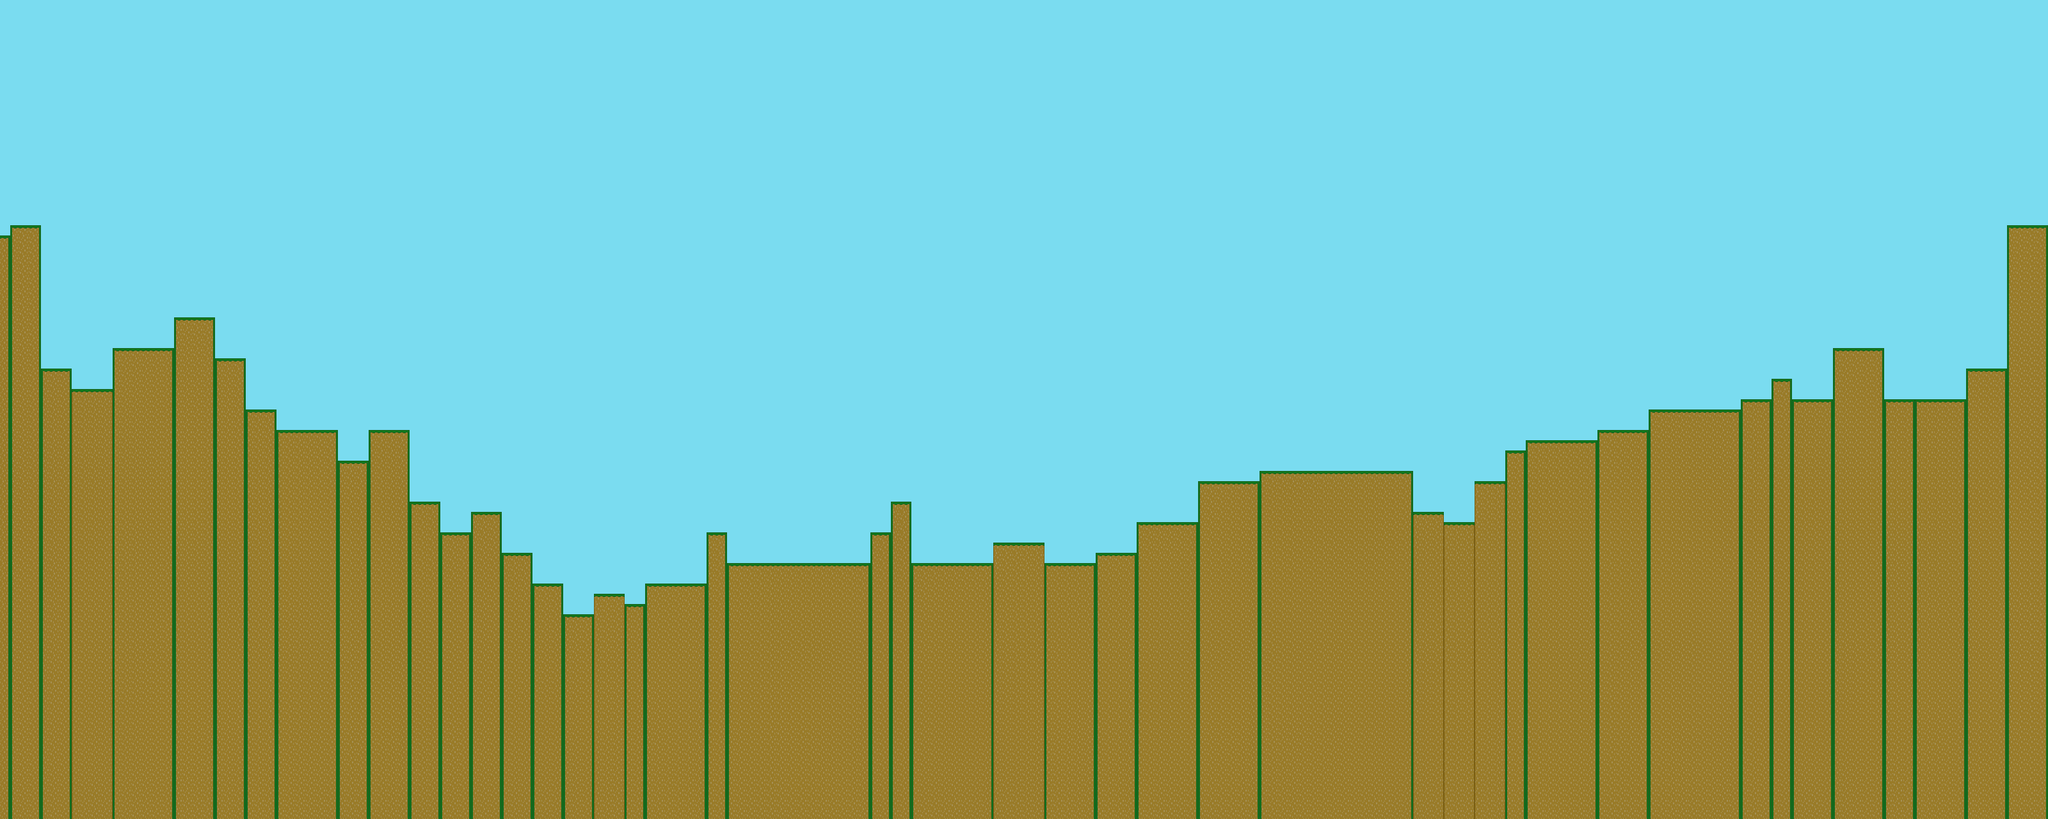

A level layout from a 2D game, rendered from its tile map. Below: a short description, then the map file with tile-grid data replaced by summaries:
An orthogonal 200x80 tile map with 16x16 px tiles, 1 tile layer (tile_2) and 4 objects (2x chili_spawner, player_spawn, exit_door).

<map version="1.0" orientation="orthogonal" renderorder="right-down" width="200" height="80" tilewidth="16" tileheight="16" nextobjectid="8">
 <tileset firstgid="1" name="Outdoor_Tileset" tilewidth="16" tileheight="16" tilecount="16" columns="4">
  <image source="../assets/Outdoor_Tileset.png" width="64" height="64" />
  <terraintypes>
   <terrain name="Solid Ground" tile="-1" />
   <terrain name="Passable Ground" tile="-1" />
   <terrain name="Air" tile="-1" />
  </terraintypes>
  <tile id="0" terrain="2,2,2,1">
   <properties>
    <property name="collidable" type="bool" value="true" />
    <property name="one_way_platform" type="bool" value="true" />
   </properties>
  </tile>
  <tile id="1" terrain="2,2,1,1">
   <properties>
    <property name="collidable" type="bool" value="true" />
    <property name="one_way_platform" type="bool" value="true" />
   </properties>
  </tile>
  <tile id="2" terrain="2,2,1,2">
   <properties>
    <property name="collidable" type="bool" value="true" />
    <property name="one_way_platform" type="bool" value="true" />
   </properties>
  </tile>
  <tile id="3" terrain="2,2,2,2" />
  <tile id="4" terrain="2,1,2,1">
   <properties>
    <property name="collidable" type="bool" value="true" />
   </properties>
  </tile>
  <tile id="5" terrain="1,1,1,1">
   <properties>
    <property name="collidable" type="bool" value="true" />
   </properties>
  </tile>
  <tile id="6" terrain="1,2,1,2">
   <properties>
    <property name="collidable" type="bool" value="true" />
   </properties>
  </tile>
  <tile id="8" terrain="2,2,2,0">
   <properties>
    <property name="collidable" type="bool" value="true" />
    <property name="solid" type="bool" value="true" />
   </properties>
  </tile>
  <tile id="9" terrain="2,2,0,0">
   <properties>
    <property name="collidable" type="bool" value="true" />
    <property name="solid" type="bool" value="true" />
   </properties>
  </tile>
  <tile id="10" terrain="2,2,0,2">
   <properties>
    <property name="collidable" type="bool" value="true" />
    <property name="solid" type="bool" value="true" />
   </properties>
  </tile>
  <tile id="12" terrain="2,0,2,0">
   <properties>
    <property name="collidable" type="bool" value="true" />
    <property name="solid" type="bool" value="true" />
   </properties>
  </tile>
  <tile id="13" terrain="0,0,0,0">
   <properties>
    <property name="collidable" type="bool" value="true" />
    <property name="solid" type="bool" value="true" />
   </properties>
  </tile>
  <tile id="14" terrain="0,2,0,2">
   <properties>
    <property name="collidable" type="bool" value="true" />
    <property name="solid" type="bool" value="true" />
   </properties>
  </tile>
 </tileset>
 <layer name="tile_2" width="200" height="80">
  <data>[16000 cells, 16000 non-empty, 13 distinct tile ids]</data>
 </layer>
 <objectgroup name="spawn_points" opacity="0.33">
  <object id="1" name="player_spawn" x="752" y="784" width="8" height="14">
   <properties>
    <property name="collidable" type="bool" value="true" />
    <property name="is_player" type="bool" value="true" />
   </properties>
  </object>
  <object id="2" name="exit_door" x="1808" y="768" width="32" height="48">
   <properties>
    <property name="background" type="bool" value="true" />
    <property name="collidable" type="bool" value="true" />
   </properties>
  </object>
  <object id="4" name="chili_spawner" x="1488" y="864" width="8" height="14">
   <properties>
    <property name="collidable" type="bool" value="true" />
    <property name="is_enemy" type="bool" value="false" />
    <property name="max_spawn" type="int" value="3" />
   </properties>
  </object>
  <object id="6" name="chili_spawner" x="2064" y="720" width="8" height="14">
   <properties>
    <property name="collidable" type="bool" value="true" />
    <property name="facing_right" type="bool" value="false" />
    <property name="is_enemy" type="bool" value="false" />
    <property name="max_spawn" type="int" value="3" />
   </properties>
  </object>
 </objectgroup>
</map>
